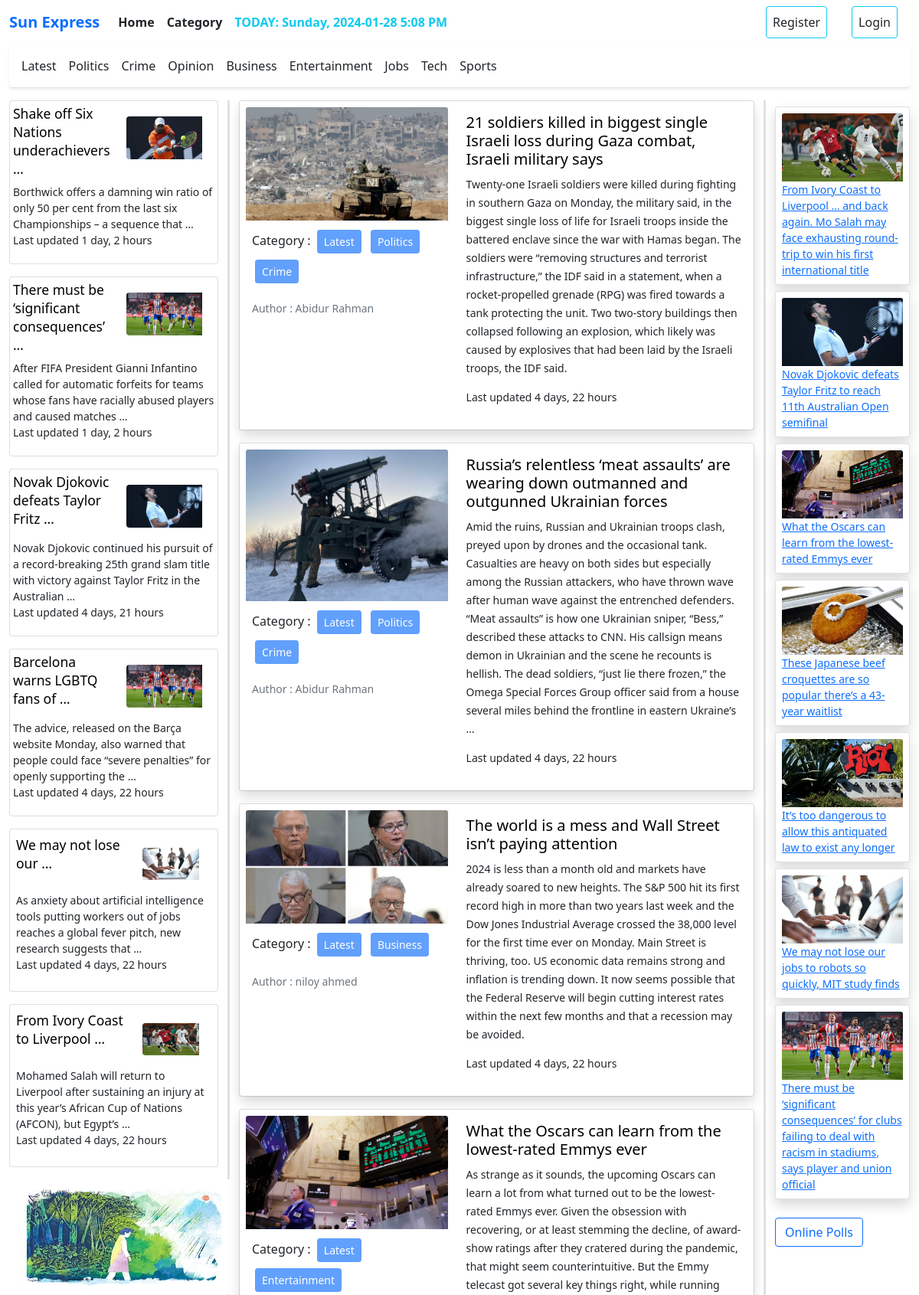
Screenshot of /category/latest/ (upper part) with the database file from the repository.
### category/models.py (models this page shows, shortened)
class Category(models.Model):
    name = models.CharField(max_length=100)
    slug = models.SlugField(max_length=100,unique=True, null=True, blank=True)
    image = models.ImageField(upload_to='category/images/', null=True, blank=True)

### article/models.py (models this page shows, shortened)
class Article(models.Model):
    headline = models.CharField(max_length=200)
    body = models.TextField()
    category = models.ManyToManyField(Category)
    publishing_time = models.DateTimeField(auto_now_add=True)
    last_updated = models.DateTimeField(auto_now=True)
    ratings = models.IntegerField(default=0)
    editor = models.ForeignKey(Editor, on_delete=models.CASCADE)
    image = models.ImageField(upload_to='article/images/', null=True, blank=True)

### editor/models.py (models this page shows, shortened)
class Editor(models.Model):
    user = models.OneToOneField(User, on_delete = models.CASCADE, related_name='auth')
    image = models.ImageField(upload_to="editor/images/")
    mobile_no = models.CharField(max_length = 12)

### sunExpress/views.py (the view)
# urls.py: 2. Add a URL to urlpatterns:  path('', views.home, name='home')
def home(request, category_slug = None):
    data = Article.objects.all().order_by('-publishing_time')[:1]
    TotalData = Article.objects.all().order_by('?')[:4]
    if category_slug is not None: #
        category = Category.objects.get(slug = category_slug)
        data = Article.objects.filter(category  = category)
    sports_category = Category.objects.get(name='Sports')
    tech_category = Category.objects.get(name='Tech')
    sports_posts = Article.objects.filter(category=sports_category).order_by('-publishing_time')[:4]
    tech_posts = Article.objects.filter(category=tech_category).order_by('-publishing_time')[:2]
    random_data = Article.objects.all().order_by('?')[:7]
    categories = Category.objects.all()
    category = Category.objects.all().order_by('?')[:5]
    return render(request, 'home.html', {'category':category,'tech_posts':tech_posts,'sports_posts': sports_posts,'TotalData':TotalData,'data' : data, 'categories' : categories,'random_data':random_data})

### templates/home.html (shortened to what this page needs)
{% extends 'base.html' %}
{% load static %}
{% block content %}
<div class="container-fluid">
  <div class="row">
    <div class="col-md-12">
      <div class="row">
        <div class="col-md-12">
          <div class="d-flex flex-wrap gap-3 shadow-sm p-3 mb-3 bg-body rounded border-bottom border-gray">
            {% for data in categories %}
            <a target="_blank" href="{% url 'category_wise_post' data.slug %}"
              class="text-decoration-none text-dark">{{data.name}}</a>
            {% endfor %}
          </div>
        </div>
        <div class="col-md-12">
          <div class="d-flex flex-wrap">
            <div class="row">
              <div class="col-md-3  border-end border-3">
                {% for post in sports_posts %}
                <div class="card mb-3">
                  <div class="row g-0 p-1">
                    <div class="col-md-6">
                      <h5 class=""><small><a href="{% url 'detail_article' post.id %}"
                        style="color: black; text-decoration: none;"
                        onmouseover="this.style.color='blue'; this.style.textDecoration='underline';"
                        onmouseout="this.style.color='black'; this.style.textDecoration='none';">{{post.headline|truncatewords:5}}</a></small>
                      </h5>
                    </div>
                    <div class="col-md-6">
                      <div class="card-body">
                        <img src="{{ post.image.url }}" class="img-fluid rounded-start" alt="...">
                      </div>
                    </div>
                    <small>{{post.body|truncatewords:20 }}</small>
                    <small>
                      <p>Last updated {% if post.last_updated %}
                        {{ post.last_updated|timesince }}
                        {% else %}
                        {{ data.publishing_time|timesince }}
                        {% endif %}
                      </p>
                    </small>
                  </div>
                </div>
                {% endfor %}
                {% for post in tech_posts %}
                <div class="card mb-3">
                  <div class="row g-0 p-2">
                    <div class="col-md-7">
                      <h5 class=""><small><a href="{% url 'detail_article' post.id %}"
                        style="color: black; text-decoration: none;"
                        onmouseover="this.style.color='blue'; this.style.textDecoration='underline';"
                        onmouseout="this.style.color='black'; this.style.textDecoration='none';">{{post.headline|truncatewords:5}}</a></small>
                      </h5>
                    </div>
                    <div class="col-md-5">
                      <div class="card-body">
                        <img src="{{ post.image.url }}" class="img-fluid rounded-start" alt="...">
                      </div>
                    </div>
                    <small>{{post.body|truncatewords:20 }}</small>
                    <small>
                      <p>Last updated {% if post.last_updated %}
                        {{ post.last_updated|timesince }}
                        {% else %}
                        {{ data.publishing_time|timesince }}
                        {% endif %}
                      </p>
                    </small>
                  </div>
                </div>
                {% endfor %}
                <img src="{% static 'images/ds.webp' %}" style="height: 150px; width: 300px;" alt="">
              </div>
              <div class="col-md-7 border-end border-3">
                <div class="d-flex flex-wrap">
                  {% for post in data %}
                  <div class="col-sm-12 ">
                    <div class="card mb-3" >
                      <div class="row g-0 shadow bg-body rounded">
                        <div class="col-md-5 p-2 ">
                          <img src="{{ post.image.url }}" class="card-img-top mx-auto" alt="..." style="width:100%;">
                          <div class="p-2">
                            <p>
                              Category : {% for cat in post.category.all %}
                              <button class="btn btn-primary btn-sm m-1" disabled>{{cat.name}} </button>
                              {% endfor %}
                            </p>
                            <p class="card-text"><small class="text-muted">Author : {{post.editor.user.first_name}}
                                {{post.editor.user.last_name}}</small></p>
                          </div>
                        </div>
                        <div class="col-md-7">
                          <div class="card-body">
                            <h5 class="card-title"><a href="{% url 'detail_article' post.id %}"
                              style="color: black; text-decoration: none;"
                              onmouseover="this.style.color='blue'; this.style.textDecoration='underline';"
                              onmouseout="this.style.color='black'; this.style.textDecoration='none';">{{post.headline}}</a></h5>
                            <p class="card-text"><small>{{post.body|truncatewords:90}}</small></p>
                            <small>
                              <p>Last updated {% if post.last_updated %}{{ post.last_updated|timesince }}{% else %}{{
                                post.publishing_time|timesince }}{% endif %}</p>
                            </small>
                          </div>
                        </div>
                      </div>
                    </div>
                  </div>
                  {% endfor %}
                </div>
              </div>
              <div class="col-md-2 ">
                {% for post in random_data %}
                <div class="card p-2 my-2 shadow bg-body" >
                  <img src="{{post.image.url}}" class="card-img-top" alt="...">
                  <small><a href="{% url 'detail_article' post.id %}"
                      class=" text-pramary link-hover">{{post.headline}}</a></small>
                </div>
                {% endfor %}
                <div class="mt-4">
                  <a class="btn btn-outline-primary" href="{% url 'polls:index' %}">
                    Online Polls</a>
                </div>
              </div>
            </div>
          </div>
        </div>
      </div>
    </div>
  </div>
{% endblock %}

### rows the page displays
Category: name "Latest"
Category: name "Politics"
Category: name "Crime"
Category: name "Opinion"
Category: name "Business"
Category: name "Entertainment"
Category: name "Jobs"
Category: name "Tech"
Category: name "Sports"
Article: headline "Shake off Six Nations underachievers …", image (picture), body "Borthwick offers a damning win ratio of only 50 per cent from the last six Championships – a sequence that …", last_updated "1 day, 2 hours"
Article: headline "There must be ‘significant consequences’ …", image (picture), body "After FIFA President Gianni Infantino called for automatic forfeits for teams whose fans have racially abused players and caused matches …", last_updated "1 day, 2 hours", headline "There must be ‘significant consequences’ for clubs failing to deal with racism in stadiums, says player and union official"
Article: headline "Novak Djokovic defeats Taylor Fritz …", image (picture), body "Novak Djokovic continued his pursuit of a record-breaking 25th grand slam title with victory against Taylor Fritz in the Australian …", last_updated "4 days, 21 hours", headline "Novak Djokovic defeats Taylor Fritz to reach 11th Australian Open semifinal"
Article: headline "Barcelona warns LGBTQ fans of …", image (picture), body "The advice, released on the Barça website Monday, also warned that people could face “severe penalties” for openly supporting the …", last_updated "4 days, 22 hours"
Article: headline "We may not lose our …", image (picture), body "As anxiety about artificial intelligence tools putting workers out of jobs reaches a global fever pitch, new research suggests that …", last_updated "4 days, 22 hours", headline "We may not lose our jobs to robots so quickly, MIT study finds"
Article: headline "From Ivory Coast to Liverpool …", image (picture), body "Mohamed Salah will return to Liverpool after sustaining an injury at this year’s African Cup of Nations (AFCON), but Egypt’s …", last_updated "4 days, 22 hours", headline "From Ivory Coast to Liverpool … and back again. Mo Salah may face exhausting round-trip to win his first international title"
Article: image (picture), editor.user.first_name "Abidur", editor.user.last_name "Rahman", headline "21 soldiers killed in biggest single Israeli loss during Gaza combat, Israeli military says", body "Twenty-one Israeli soldiers were killed during fighting in southern Gaza on Monday, the military said, in the biggest single loss of life for Israeli troops inside the battered enclave since the war with Hamas began. The soldiers were “removing structures and terrorist infrastructure,” the IDF said in a statement, when a rocket-propelled grenade (RPG) was fired towards a tank protecting the unit. Two two-story buildings then collapsed following an explosion, which likely was caused by explosives that had been laid by the Israeli troops, the IDF said.", last_updated "4 days, 22 hours"
Article: image (picture), editor.user.first_name "Abidur", editor.user.last_name "Rahman", headline "Russia’s relentless ‘meat assaults’ are wearing down outmanned and outgunned Ukrainian forces", body "Amid the ruins, Russian and Ukrainian troops clash, preyed upon by drones and the occasional tank. Casualties are heavy on both sides but especially among the Russian attackers, who have thrown wave after human wave against the entrenched defenders. “Meat assaults” is how one Ukrainian sniper, “Bess,” described these attacks to CNN. His callsign means demon in Ukrainian and the scene he recounts is hellish. The dead soldiers, “just lie there frozen,” the Omega Special Forces Group officer said from a house several miles behind the frontline in eastern Ukraine’s …", last_updated "4 days, 22 hours"
Article: image (picture), editor.user.first_name "niloy", editor.user.last_name "ahmed", headline "The world is a mess and Wall Street isn’t paying attention", body "2024 is less than a month old and markets have already soared to new heights. The S&P 500 hit its first record high in more than two years last week and the Dow Jones Industrial Average crossed the 38,000 level for the first time ever on Monday. Main Street is thriving, too. US economic data remains strong and inflation is trending down. It now seems possible that the Federal Reserve will begin cutting interest rates within the next few months and that a recession may be avoided.", last_updated "4 days, 22 hours"
Article: image (picture), headline "What the Oscars can learn from the lowest-rated Emmys ever"
Article: image (picture), headline "These Japanese beef croquettes are so popular there’s a 43-year waitlist"
Article: image (picture), headline "It’s too dangerous to allow this antiquated law to exist any longer"
